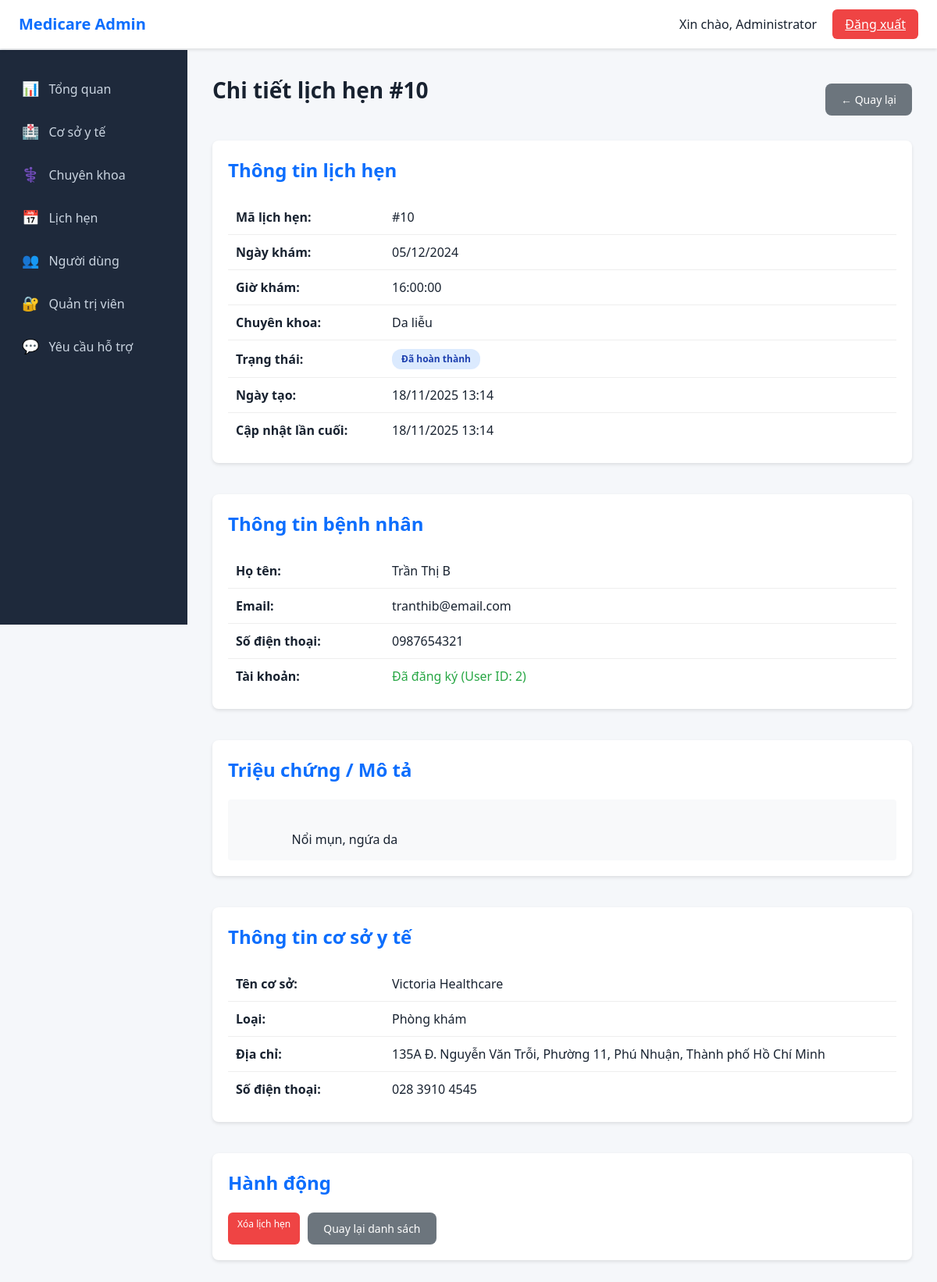
The app's page /admin/admin-appointment-detail.php?id=10 (signed in), older data.
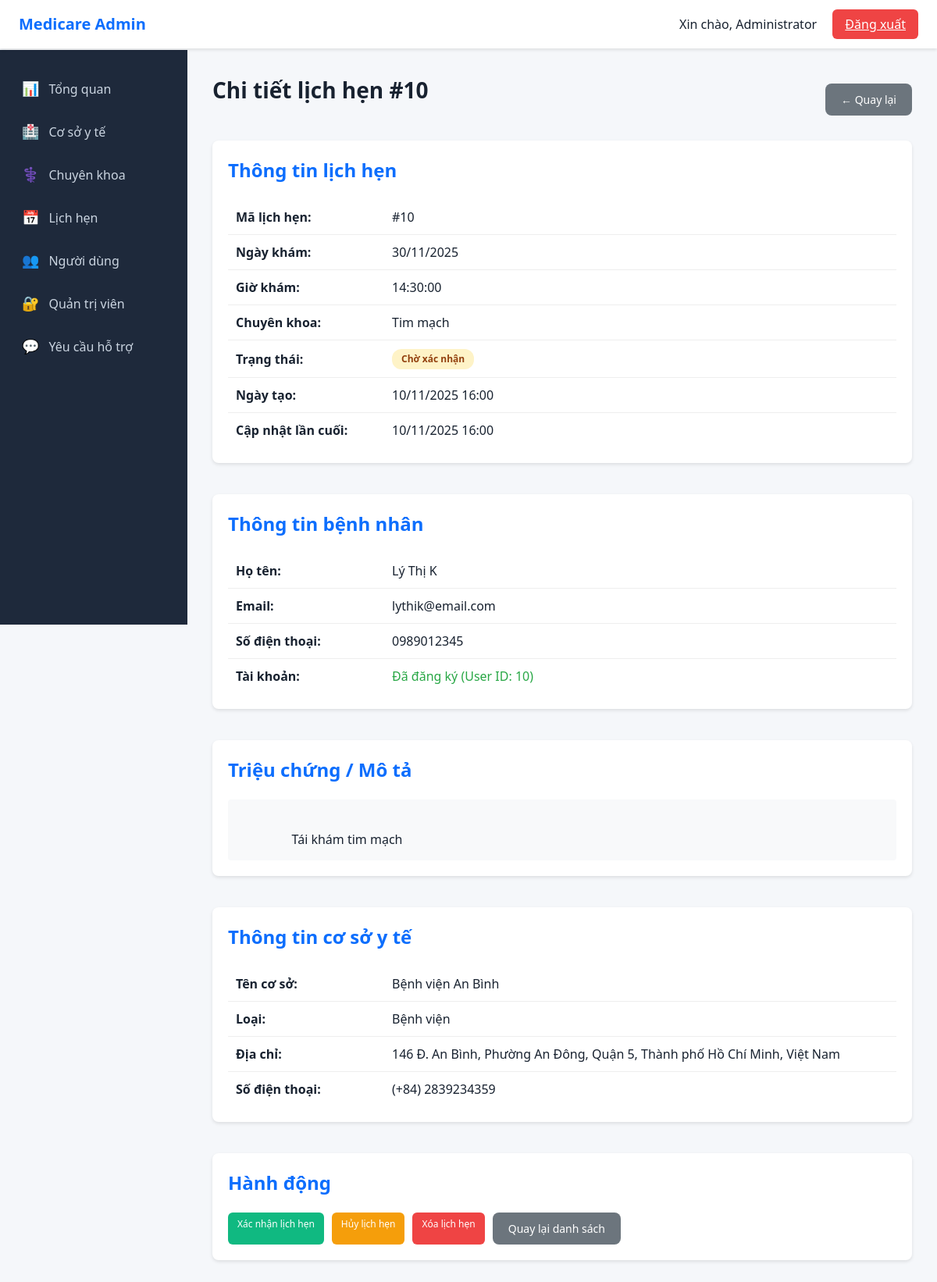
The same page, newer data.
### tables this page shows
CREATE TABLE `appointments` (
  `appointment_id` int(11) NOT NULL,
  `user_id` int(11) DEFAULT NULL,
  `patient_name` varchar(100) DEFAULT NULL,
  `patient_email` varchar(100) DEFAULT NULL,
  `patient_phone` varchar(20) DEFAULT NULL,
  `facility_id` int(11) NOT NULL,
  `specialty_id` int(11) NOT NULL,
  `appointment_date` date NOT NULL,
  `appointment_time` time NOT NULL,
  `symptoms` text DEFAULT NULL,
  `status` enum('pending','confirmed','completed','canceled') DEFAULT 'pending',
  `created_at` timestamp NOT NULL DEFAULT current_timestamp(),
  `updated_at` timestamp NOT NULL DEFAULT current_timestamp() ON UPDATE current_timestamp()
);

CREATE TABLE `specialties` (
  `specialty_id` int(11) NOT NULL,
  `specialty_name` varchar(100) NOT NULL,
  `icon` varchar(255) DEFAULT NULL,
  `created_at` timestamp NOT NULL DEFAULT current_timestamp()
);

CREATE TABLE `facilities` (
  `facility_id` int(11) NOT NULL,
  `name` varchar(200) NOT NULL,
  `type` enum('hospital','clinic') NOT NULL,
  `address` text NOT NULL,
  `phone` varchar(20) NOT NULL,
  `working_hours` varchar(100) NOT NULL,
  `description` text DEFAULT NULL,
  `image` varchar(255) DEFAULT NULL,
  `created_at` timestamp NOT NULL DEFAULT current_timestamp()
);

### admin/admin-appointment-detail.php (the view, shortened to what this page needs)
<?php
require_once '../config.php';
include 'admin-header.php';
$appointment_id = isset($_GET['id']) ? intval($_GET['id']) : 0;
$sql = "SELECT a.*,
               COALESCE(a.patient_name, u.fullname) AS display_name,
               COALESCE(a.patient_email, u.email) AS display_email,
               COALESCE(a.patient_phone, u.phone) AS display_phone,
               s.specialty_name,
               f.name AS facility_name,
               f.address AS facility_address,
               f.phone AS facility_phone,
               f.type AS facility_type
        FROM appointments a
        LEFT JOIN users u ON a.user_id = u.user_id
        JOIN specialties s ON a.specialty_id = s.specialty_id
        JOIN facilities f ON a.facility_id = f.facility_id
        WHERE a.appointment_id = $appointment_id";
$result = mysqli_query($conn, $sql);
$appointment = mysqli_fetch_assoc($result);
function formatDate($date) {
    $date_obj = new DateTime($date);
    return $date_obj->format('d/m/Y');
}
function formatStatus($status) {
    $status_text = [
        'pending' => 'Chờ xác nhận',
        'confirmed' => 'Đã xác nhận',
        'completed' => 'Đã hoàn thành',
        'canceled' => 'Đã hủy'
    ];
    return isset($status_text[$status]) ? $status_text[$status] : $status;
}
function getStatusClass($status) {
    $status_classes = [
        'pending' => 'pending',
        'confirmed' => 'confirmed',
        'completed' => 'completed',
        'canceled' => 'canceled'
    ];
    return isset($status_classes[$status]) ? $status_classes[$status] : '';
}
?>
<div class="admin-content">
    <div class="page-header" style="margin-bottom: 20px;">
        <h1 class="page-title">Chi tiết lịch hẹn #<?php echo $appointment['appointment_id']; ?></h1>
        <a href="admin-appointments.php" class="btn-admin-secondary">← Quay lại</a>
    </div>
    <div class="grid">
        <div class="card">
            <h2>Thông tin lịch hẹn</h2>
            <table class="info-table">
                <tr>
                    <td>Mã lịch hẹn:</td>
                    <td>#<?php echo $appointment['appointment_id']; ?></td>
                </tr>
                <tr>
                    <td>Ngày khám:</td>
                    <td><?php echo formatDate($appointment['appointment_date']); ?></td>
                </tr>
                <tr>
                    <td>Giờ khám:</td>
                    <td><?php echo htmlspecialchars($appointment['appointment_time']); ?></td>
                </tr>
                <tr>
                    <td>Chuyên khoa:</td>
                    <td><?php echo htmlspecialchars($appointment['specialty_name']); ?></td>
                </tr>
                <tr>
                    <td>Trạng thái:</td>
                    <td>
                        <span class="status-badge <?php echo getStatusClass($appointment['status']); ?>">
                            <?php echo formatStatus($appointment['status']); ?>
                        </span>
                    </td>
                </tr>
                <tr>
                    <td>Ngày tạo:</td>
                    <td><?php echo date('d/m/Y H:i', strtotime($appointment['created_at'])); ?></td>
                </tr>
                <tr>
                    <td>Cập nhật lần cuối:</td>
                    <td><?php echo date('d/m/Y H:i', strtotime($appointment['updated_at'])); ?></td>
                </tr>
            </table>
        </div>
        <div class="card">
            <h2>Thông tin bệnh nhân</h2>
            <table class="info-table">
                <tr>
                    <td>Họ tên:</td>
                    <td>
                        <?php echo !empty($appointment['display_name']) ? htmlspecialchars($appointment['display_name']) : '<span class="text-muted">Khách (chưa đăng ký)</span>'; ?>
                    </td>
                </tr>
                <tr>
                    <td>Email:</td>
                    <td>
                        <?php echo !empty($appointment['display_email']) ? htmlspecialchars($appointment['display_email']) : '<span class="text-muted">-</span>'; ?>
                    </td>
                </tr>
                <tr>
                    <td>Số điện thoại:</td>
                    <td>
                        <?php echo !empty($appointment['display_phone']) ? htmlspecialchars($appointment['display_phone']) : '<span class="text-muted">-</span>'; ?>
                    </td>
                </tr>
                <tr>
                    <td>Tài khoản:</td>
                    <td>
                        <?php if ($appointment['user_id']): ?>
                            <span class="text-success">Đã đăng ký (User ID: <?php echo $appointment['user_id']; ?>)</span>
                        <?php else: ?>
                            <span class="text-muted">Khách (chưa đăng ký)</span>
                        <?php endif; ?>
                    </td>
                </tr>
            </table>
        </div>
        <div class="card">
            <h2>Triệu chứng / Mô tả</h2>
            <div class="content-box">
                <?php echo htmlspecialchars($appointment['symptoms']); ?>
            </div>
        </div>
        <div class="card">
            <h2>Thông tin cơ sở y tế</h2>
            <table class="info-table">
                <tr>
                    <td>Tên cơ sở:</td>
                    <td><?php echo htmlspecialchars($appointment['facility_name']); ?></td>
                </tr>
                <tr>
                    <td>Loại:</td>
                    <td><?php echo ($appointment['facility_type'] == 'hospital') ? 'Bệnh viện' : 'Phòng khám'; ?></td>
                </tr>
                <tr>
                    <td>Địa chỉ:</td>
                    <td><?php echo htmlspecialchars($appointment['facility_address']); ?></td>
                </tr>
                <tr>
                    <td>Số điện thoại:</td>
                    <td><?php echo htmlspecialchars($appointment['facility_phone']); ?></td>
                </tr>
            </table>
        </div>
        <div class="card">
            <h2>Hành động</h2>
            <div class="flex-wrap">
                <?php if ($appointment['status'] == 'pending'): ?>
                    <a href="admin-appointments.php?update_status=<?php echo $appointment['appointment_id']; ?>&status=confirmed" class="btn-confirm">Xác nhận lịch hẹn</a>
                <?php endif; ?>
                <?php if ($appointment['status'] != 'canceled' && $appointment['status'] != 'completed'): ?>
                    <a href="admin-appointments.php?update_status=<?php echo $appointment['appointment_id']; ?>&status=canceled" class="btn-cancel-action" onclick="return confirm('Bạn có chắc muốn hủy lịch hẹn này?')">Hủy lịch hẹn</a>
                <?php endif; ?>
                <a href="admin-appointments.php?delete=<?php echo $appointment['appointment_id']; ?>" class="btn-delete" onclick="return confirm('Bạn có chắc muốn xóa lịch hẹn này?')">Xóa lịch hẹn</a>
                <a href="admin-appointments.php" class="btn-admin-secondary">Quay lại danh sách</a>
            </div>
        </div>
    </div>
</div>
<?php include 'admin-footer.php'; ?>

### admin/admin-header.php (shortened to what this page needs)
<?php
$admin_name = isset($_SESSION['admin_name']) ? $_SESSION['admin_name'] : 'Admin';
$current_page = basename($_SERVER['PHP_SELF']);
?>
<!DOCTYPE html>
<html lang="vi">
<head>
    <link rel="stylesheet" href="admin.css" />
</head>
<body class="admin-body">
    <header class="admin-header">
        <div class="admin-logo">Medicare Admin</div>
        <div class="admin-header-actions">
            <span style="margin-right: 16px;">Xin chào, <?php echo htmlspecialchars($admin_name); ?></span>
            <a href="admin-logout.php" class="btn-admin-logout">Đăng xuất</a>
        </div>
    </header>
    <div class="admin-layout">
        <aside class="admin-sidebar">
            <nav class="admin-nav">
                <a href="admin-dashboard.php" class="nav-item <?php echo ($current_page == 'admin-dashboard.php') ? 'active' : ''; ?>">
                    <span>📊</span> Tổng quan
                </a>
                <a href="admin-facilities.php" class="nav-item <?php echo ($current_page == 'admin-facilities.php') ? 'active' : ''; ?>">
                    <span>🏥</span> Cơ sở y tế
                </a>
                <a href="admin-specialties.php" class="nav-item <?php echo ($current_page == 'admin-specialties.php') ? 'active' : ''; ?>">
                    <span>⚕️</span> Chuyên khoa
                </a>
                <a href="admin-appointments.php" class="nav-item <?php echo ($current_page == 'admin-appointments.php') ? 'active' : ''; ?>">
                    <span>📅</span> Lịch hẹn
                </a>
                <a href="admin-users.php" class="nav-item <?php echo ($current_page == 'admin-users.php') ? 'active' : ''; ?>">
                    <span>👥</span> Người dùng
                </a>
                <a href="admin-admins.php" class="nav-item <?php echo ($current_page == 'admin-admins.php') ? 'active' : ''; ?>">
                    <span>🔐</span> Quản trị viên
                </a>
                <a href="admin-contact-messages.php" class="nav-item <?php echo ($current_page == 'admin-contact-messages.php' || $current_page == 'admin-contact-detail.php') ? 'active' : ''; ?>">
                    <span>💬</span> Yêu cầu hỗ trợ
                </a>
            </nav>
        </aside>
        <main class="admin-main">

### admin/admin-footer.php (shortened to what this page needs)
        </main>
    </div>
</body>
</html>

### admin/admin.css (style rules this page uses)
:root { --admin-primary: #0d6efd; --admin-bg: #f5f7fa; --admin-sidebar: #1e293b; --admin-text: #182230; --admin-border: #e2e8f0; --admin-success: #10b981; --admin-danger: #ef4444; --admin-warning: #f59e0b; }
* { box-sizing: border-box; margin: 0; padding: 0; }
body { font-family: "Segoe UI", Arial, sans-serif; color: var(--admin-text); line-height: 1.5; }
.admin-body { background: var(--admin-bg); min-height: 100vh; }
.admin-header { background: #fff; padding: 16px 24px; display: flex; justify-content: space-between; align-items: center; box-shadow: 0 2px 4px rgba(0, 0, 0, 0.1); position: sticky; top: 0; z-index: 100; }
.admin-logo { font-size: 20px; font-weight: 700; color: var(--admin-primary); }
.btn-admin-logout { background: var(--admin-danger); color: #fff; border: none; padding: 8px 16px; border-radius: 6px; cursor: pointer; font-weight: 500; transition: opacity 0.2s; }
.admin-layout { display: flex; min-height: calc(100vh - 64px); }
.admin-sidebar { width: 240px; background: var(--admin-sidebar); padding: 24px 0; position: sticky; top: 64px; height: calc(100vh - 64px); overflow-y: auto; }
.admin-nav { display: flex; flex-direction: column; gap: 4px; padding: 0 12px; }
.nav-item { display: flex; align-items: center; gap: 12px; padding: 12px 16px; color: #cbd5e1; text-decoration: none; border-radius: 8px; transition: background 0.2s, color 0.2s; }
.nav-item span { font-size: 18px; }
.admin-main { flex: 1; padding: 32px; }
.admin-content { max-width: 1400px; margin: 0 auto; }
.page-title { font-size: 28px; margin-bottom: 24px; }
.page-header { display: flex; justify-content: space-between; align-items: center; margin-bottom: 24px; }
.btn-admin-secondary { background: #6c757d; color: #fff; border: none; padding: 10px 20px; border-radius: 8px; cursor: pointer; font-weight: 500; font-size: 14px; transition: opacity 0.2s; display: inline-block; text-decoration: none; text-align: center; }
.btn-edit, .btn-confirm, .btn-delete, .btn-cancel-action, .btn-sm { padding: 6px 12px; border-radius: 6px; font-size: 12px; font-weight: 500; cursor: pointer; border: none; transition: opacity 0.2s; display: inline-block; text-decoration: none; text-align: center; }
.btn-confirm { background: var(--admin-success); color: #fff; }
.btn-delete { background: var(--admin-danger); color: #fff; }
.btn-cancel-action { background: var(--admin-warning); color: #fff; }
.status-badge { display: inline-block; padding: 4px 12px; border-radius: 12px; font-size: 12px; font-weight: 600; }
.status-badge.pending { background: #fef3c7; color: #92400e; }
.card { background: white; padding: 20px; border-radius: 8px; box-shadow: 0 2px 4px rgba(0,0,0,0.1); margin-bottom: 20px; }
.card h2 { margin-bottom: 20px; color: var(--admin-primary); }
.info-table { width: 100%; border-collapse: collapse; }
.info-table td { padding: 10px; border-bottom: 1px solid #eee; }
.info-table td:first-child { font-weight: bold; width: 200px; }
.info-table tr:last-child td { border-bottom: none; }
.flex-wrap { display: flex; gap: 10px; flex-wrap: wrap; }
.grid { display: grid; gap: 20px; }
.text-success { color: #28a745; }
.content-box { padding: 15px; background: #f8f9fa; border-radius: 4px; white-space: pre-wrap; word-wrap: break-word; word-break: break-word; overflow-wrap: break-word; }
.status-badge.completed { background: #dbeafe; color: #1e40af; }

Row changes from the older to the newer data that the page shows:
changed appointments id 10: appointment_date "05/12/2024" → "30/11/2025"; appointment_time "16:00:00" → "14:30:00"; specialty.specialty_name "Da liễu" → "Tim mạch"; status "Đã hoàn thành" → "Chờ xác nhận"; created_at "18/11/2025 13:14" → "10/11/2025 16:00"; updated_at "18/11/2025 13:14" → "10/11/2025 16:00"; user "2" → "10"; symptoms "Nổi mụn, ngứa da" → "Tái khám tim mạch"; facility.name "Victoria Healthcare" → "Bệnh viện An Bình"; facility.address "135A Đ. Nguyễn Văn Trỗi, Phường 11, Phú Nhuận, Thành phố Hồ Chí Minh" → "146 Đ. An Bình, Phường An Đông, Quận 5, Thành phố Hồ Chí Minh, Việt Nam"; facility.phone "028 3910 4545" → "(+84) 2839234359"
Text that changed along with them:
$appointment['display_name']: "Trần Thị B" → "Lý Thị K"
$appointment['display_email']: "tranthib@email.com" → "lythik@email.com"
$appointment['display_phone']: "0987654321" → "0989012345"
text no longer shown: "Phòng khám"
text now shown: "Bệnh viện Xác nhận lịch hẹn Hủy lịch hẹn"
